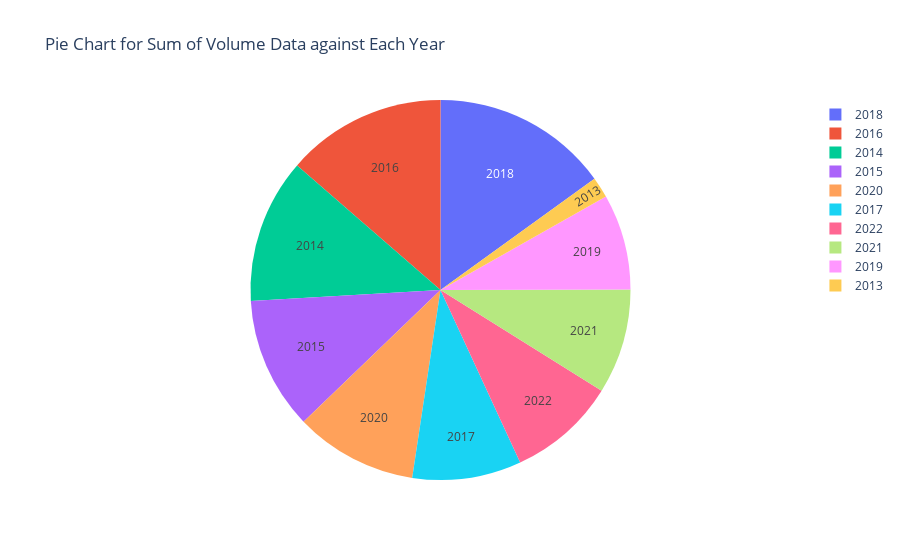

The code cell stored with this chart in its notebook:
### Markdown cell above
# Task 4: Comparison of Volumes for Each Year

### Code cell
# create the pie chart
df['Year'] = df['Date'].dt.year
df_pie = df.groupby('Year')['Volume'].sum()

layout = {
    'title': 'Pie Chart for Sum of Volume Data against Each Year'}

fig = go.Figure(data=[go.Pie(labels=df_pie.index, values=df_pie.values, textinfo='label')], layout=layout)
fig.show()

### Figure 1 — Plotly figure (JSON) as saved in the notebook; plotly's stock layout.template omitted (floating-point values rounded to 4 significant figures)
{"data": [{"labels": [2013, 2014, 2015, 2016, 2017, 2018, 2019, 2020, 2021, 2022], "textinfo": "label", "type": "pie", "values": [845516300, 5857904100, 5361488600, 6479293700, 4410743500, 7155865200, 3880460600, 4963890300, 4246261600, 4389602500]}], "layout": {"title": {"text": "Pie Chart for Sum of Volume Data against Each Year"}}}
